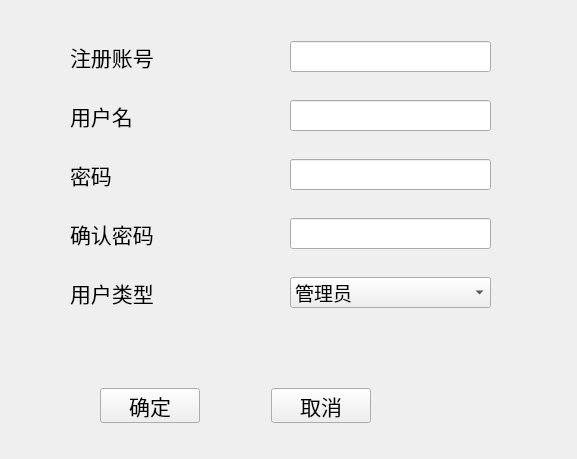
<?xml version="1.0" encoding="UTF-8"?>
<ui version="4.0">
 <class>Form</class>
 <widget class="QWidget" name="Form">
  <property name="geometry">
   <rect>
    <x>0</x>
    <y>0</y>
    <width>577</width>
    <height>459</height>
   </rect>
  </property>
  <property name="windowTitle">
   <string>新用户注册</string>
  </property>
  <widget class="QWidget" name="layoutWidget">
   <property name="geometry">
    <rect>
     <x>100</x>
     <y>380</y>
     <width>271</width>
     <height>51</height>
    </rect>
   </property>
   <layout class="QHBoxLayout" name="horizontalLayout_5">
    <item>
     <widget class="QPushButton" name="ConfirmButton">
      <property name="minimumSize">
       <size>
        <width>100</width>
        <height>35</height>
       </size>
      </property>
      <property name="maximumSize">
       <size>
        <width>100</width>
        <height>35</height>
       </size>
      </property>
      <property name="font">
       <font>
        <family>Adobe Arabic</family>
        <pointsize>16</pointsize>
       </font>
      </property>
      <property name="text">
       <string>确定</string>
      </property>
     </widget>
    </item>
    <item>
     <spacer name="horizontalSpacer_5">
      <property name="orientation">
       <enum>Qt::Horizontal</enum>
      </property>
      <property name="sizeHint" stdset="0">
       <size>
        <width>40</width>
        <height>20</height>
       </size>
      </property>
     </spacer>
    </item>
    <item>
     <widget class="QPushButton" name="CancelButton">
      <property name="minimumSize">
       <size>
        <width>100</width>
        <height>35</height>
       </size>
      </property>
      <property name="maximumSize">
       <size>
        <width>100</width>
        <height>35</height>
       </size>
      </property>
      <property name="font">
       <font>
        <family>Adobe Arabic</family>
        <pointsize>16</pointsize>
       </font>
      </property>
      <property name="text">
       <string>取消</string>
      </property>
     </widget>
    </item>
   </layout>
  </widget>
  <widget class="QWidget" name="">
   <property name="geometry">
    <rect>
     <x>70</x>
     <y>20</y>
     <width>421</width>
     <height>311</height>
    </rect>
   </property>
   <layout class="QGridLayout" name="gridLayout">
    <item row="0" column="0">
     <layout class="QHBoxLayout" name="horizontalLayout_7">
      <item>
       <widget class="QLabel" name="Account">
        <property name="text">
         <string>&lt;html&gt;&lt;head/&gt;&lt;body&gt;&lt;p&gt;&lt;span style=&quot; font-size:16pt;&quot;&gt;注册账号&lt;/span&gt;&lt;/p&gt;&lt;/body&gt;&lt;/html&gt;</string>
        </property>
       </widget>
      </item>
      <item>
       <spacer name="horizontalSpacer_7">
        <property name="orientation">
         <enum>Qt::Horizontal</enum>
        </property>
        <property name="sizeHint" stdset="0">
         <size>
          <width>40</width>
          <height>20</height>
         </size>
        </property>
       </spacer>
      </item>
      <item>
       <widget class="QLineEdit" name="lineEdit_5">
        <property name="minimumSize">
         <size>
          <width>201</width>
          <height>31</height>
         </size>
        </property>
        <property name="maximumSize">
         <size>
          <width>201</width>
          <height>31</height>
         </size>
        </property>
       </widget>
      </item>
     </layout>
    </item>
    <item row="1" column="0">
     <layout class="QHBoxLayout" name="horizontalLayout">
      <item>
       <widget class="QLabel" name="Username">
        <property name="text">
         <string>&lt;html&gt;&lt;head/&gt;&lt;body&gt;&lt;p&gt;&lt;span style=&quot; font-size:16pt;&quot;&gt;用户名&lt;/span&gt;&lt;/p&gt;&lt;/body&gt;&lt;/html&gt;</string>
        </property>
       </widget>
      </item>
      <item>
       <spacer name="horizontalSpacer">
        <property name="orientation">
         <enum>Qt::Horizontal</enum>
        </property>
        <property name="sizeHint" stdset="0">
         <size>
          <width>40</width>
          <height>20</height>
         </size>
        </property>
       </spacer>
      </item>
      <item>
       <widget class="QLineEdit" name="lineEdit">
        <property name="minimumSize">
         <size>
          <width>201</width>
          <height>31</height>
         </size>
        </property>
        <property name="maximumSize">
         <size>
          <width>201</width>
          <height>31</height>
         </size>
        </property>
       </widget>
      </item>
     </layout>
    </item>
    <item row="2" column="0">
     <layout class="QHBoxLayout" name="horizontalLayout_2">
      <item>
       <widget class="QLabel" name="Password">
        <property name="text">
         <string>&lt;html&gt;&lt;head/&gt;&lt;body&gt;&lt;p&gt;&lt;span style=&quot; font-size:16pt;&quot;&gt;密码&lt;/span&gt;&lt;/p&gt;&lt;/body&gt;&lt;/html&gt;</string>
        </property>
       </widget>
      </item>
      <item>
       <spacer name="horizontalSpacer_2">
        <property name="orientation">
         <enum>Qt::Horizontal</enum>
        </property>
        <property name="sizeHint" stdset="0">
         <size>
          <width>40</width>
          <height>20</height>
         </size>
        </property>
       </spacer>
      </item>
      <item>
       <widget class="QLineEdit" name="lineEdit_2">
        <property name="minimumSize">
         <size>
          <width>201</width>
          <height>31</height>
         </size>
        </property>
        <property name="maximumSize">
         <size>
          <width>201</width>
          <height>31</height>
         </size>
        </property>
       </widget>
      </item>
     </layout>
    </item>
    <item row="3" column="0">
     <layout class="QHBoxLayout" name="horizontalLayout_3">
      <item>
       <widget class="QLabel" name="PasswordSure">
        <property name="text">
         <string>&lt;html&gt;&lt;head/&gt;&lt;body&gt;&lt;p&gt;&lt;span style=&quot; font-size:16pt;&quot;&gt;确认密码&lt;/span&gt;&lt;/p&gt;&lt;/body&gt;&lt;/html&gt;</string>
        </property>
       </widget>
      </item>
      <item>
       <spacer name="horizontalSpacer_3">
        <property name="orientation">
         <enum>Qt::Horizontal</enum>
        </property>
        <property name="sizeHint" stdset="0">
         <size>
          <width>40</width>
          <height>20</height>
         </size>
        </property>
       </spacer>
      </item>
      <item>
       <widget class="QLineEdit" name="lineEdit_3">
        <property name="minimumSize">
         <size>
          <width>201</width>
          <height>31</height>
         </size>
        </property>
        <property name="maximumSize">
         <size>
          <width>201</width>
          <height>31</height>
         </size>
        </property>
       </widget>
      </item>
     </layout>
    </item>
    <item row="4" column="0">
     <layout class="QHBoxLayout" name="horizontalLayout_4">
      <item>
       <widget class="QLabel" name="UserType">
        <property name="text">
         <string>&lt;html&gt;&lt;head/&gt;&lt;body&gt;&lt;p&gt;&lt;span style=&quot; font-size:16pt;&quot;&gt;用户类型&lt;/span&gt;&lt;/p&gt;&lt;/body&gt;&lt;/html&gt;</string>
        </property>
       </widget>
      </item>
      <item>
       <spacer name="horizontalSpacer_4">
        <property name="orientation">
         <enum>Qt::Horizontal</enum>
        </property>
        <property name="sizeHint" stdset="0">
         <size>
          <width>40</width>
          <height>20</height>
         </size>
        </property>
       </spacer>
      </item>
      <item>
       <widget class="QComboBox" name="comboBox">
        <property name="minimumSize">
         <size>
          <width>201</width>
          <height>31</height>
         </size>
        </property>
        <property name="maximumSize">
         <size>
          <width>201</width>
          <height>31</height>
         </size>
        </property>
        <property name="font">
         <font>
          <family>Adobe Arabic</family>
          <pointsize>14</pointsize>
         </font>
        </property>
        <item>
         <property name="text">
          <string>管理员</string>
         </property>
        </item>
        <item>
         <property name="text">
          <string>仓库主管</string>
         </property>
        </item>
        <item>
         <property name="text">
          <string>工作人员</string>
         </property>
        </item>
       </widget>
      </item>
     </layout>
    </item>
   </layout>
  </widget>
 </widget>
 <resources/>
 <connections/>
</ui>
